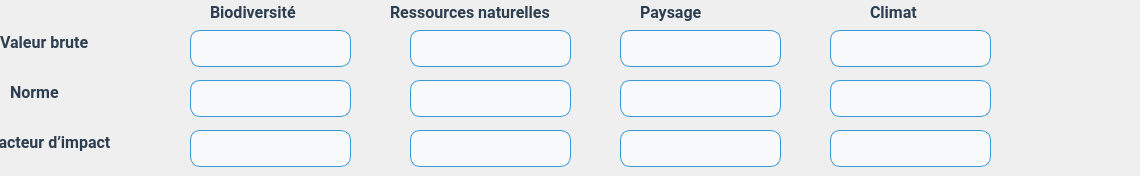
     <widget class="QWidget" name="tab_enviro2">
      <attribute name="title">
       <string>Période 2</string>
      </attribute>
      <widget class="QLineEdit" name="valeur_b_Inf_T3_49">
       <property name="geometry">
        <rect>
         <x>410</x>
         <y>80</y>
         <width>161</width>
         <height>37</height>
        </rect>
       </property>
       <property name="styleSheet">
        <string notr="true">QLineEdit {
    background-color: #f8f9fa; /* Fond gris très clair */
    border: 1px solid #3498db; /* Bordure bleue légère */
    border-radius: 10px;       /* Coins arrondis */
    padding: 5px 10px;         /* Espacement interne */
    font-family: 'Roboto', 'Open Sans', Arial, sans-serif; /* Police moderne */
    font-size: 14px;           /* Taille du texte */
    color: #2c3e50;            /* Texte bleu foncé */
}

QLineEdit:hover {
    border: 1px solid #1abc9c; /* Bordure verte au survol */
    background-color: #ffffff; /* Fond blanc au survol */
    transition: 0.3s ease;     /* Animation fluide */
}

QLineEdit:focus {
    border: 2px solid #1abc9c; /* Bordure verte épaisse quand sélectionné */
    background-color: #ffffff; /* Fond blanc */
    color: #2c3e50;            /* Couleur du texte */
}
</string>
       </property>
      </widget>
      <widget class="QLineEdit" name="valeur_b_Inf_T3_50">
       <property name="geometry">
        <rect>
         <x>620</x>
         <y>130</y>
         <width>161</width>
         <height>37</height>
        </rect>
       </property>
       <property name="styleSheet">
        <string notr="true">QLineEdit {
    background-color: #f8f9fa; /* Fond gris très clair */
    border: 1px solid #3498db; /* Bordure bleue légère */
    border-radius: 10px;       /* Coins arrondis */
    padding: 5px 10px;         /* Espacement interne */
    font-family: 'Roboto', 'Open Sans', Arial, sans-serif; /* Police moderne */
    font-size: 14px;           /* Taille du texte */
    color: #2c3e50;            /* Texte bleu foncé */
}

QLineEdit:hover {
    border: 1px solid #1abc9c; /* Bordure verte au survol */
    background-color: #ffffff; /* Fond blanc au survol */
    transition: 0.3s ease;     /* Animation fluide */
}

QLineEdit:focus {
    border: 2px solid #1abc9c; /* Bordure verte épaisse quand sélectionné */
    background-color: #ffffff; /* Fond blanc */
    color: #2c3e50;            /* Couleur du texte */
}
</string>
       </property>
      </widget>
      <widget class="QLineEdit" name="valeur_b_Inf_T3_51">
       <property name="geometry">
        <rect>
         <x>620</x>
         <y>30</y>
         <width>161</width>
         <height>37</height>
        </rect>
       </property>
       <property name="styleSheet">
        <string notr="true">QLineEdit {
    background-color: #f8f9fa; /* Fond gris très clair */
    border: 1px solid #3498db; /* Bordure bleue légère */
    border-radius: 10px;       /* Coins arrondis */
    padding: 5px 10px;         /* Espacement interne */
    font-family: 'Roboto', 'Open Sans', Arial, sans-serif; /* Police moderne */
    font-size: 14px;           /* Taille du texte */
    color: #2c3e50;            /* Texte bleu foncé */
}

QLineEdit:hover {
    border: 1px solid #1abc9c; /* Bordure verte au survol */
    background-color: #ffffff; /* Fond blanc au survol */
    transition: 0.3s ease;     /* Animation fluide */
}

QLineEdit:focus {
    border: 2px solid #1abc9c; /* Bordure verte épaisse quand sélectionné */
    background-color: #ffffff; /* Fond blanc */
    color: #2c3e50;            /* Couleur du texte */
}
</string>
       </property>
      </widget>
      <widget class="QLineEdit" name="valeur_b_Inf_T3_52">
       <property name="geometry">
        <rect>
         <x>410</x>
         <y>130</y>
         <width>161</width>
         <height>37</height>
        </rect>
       </property>
       <property name="styleSheet">
        <string notr="true">QLineEdit {
    background-color: #f8f9fa; /* Fond gris très clair */
    border: 1px solid #3498db; /* Bordure bleue légère */
    border-radius: 10px;       /* Coins arrondis */
    padding: 5px 10px;         /* Espacement interne */
    font-family: 'Roboto', 'Open Sans', Arial, sans-serif; /* Police moderne */
    font-size: 14px;           /* Taille du texte */
    color: #2c3e50;            /* Texte bleu foncé */
}

QLineEdit:hover {
    border: 1px solid #1abc9c; /* Bordure verte au survol */
    background-color: #ffffff; /* Fond blanc au survol */
    transition: 0.3s ease;     /* Animation fluide */
}

QLineEdit:focus {
    border: 2px solid #1abc9c; /* Bordure verte épaisse quand sélectionné */
    background-color: #ffffff; /* Fond blanc */
    color: #2c3e50;            /* Couleur du texte */
}
</string>
       </property>
      </widget>
      <widget class="QLineEdit" name="valeur_b_Inf_T3_53">
       <property name="geometry">
        <rect>
         <x>190</x>
         <y>130</y>
         <width>161</width>
         <height>37</height>
        </rect>
       </property>
       <property name="styleSheet">
        <string notr="true">QLineEdit {
    background-color: #f8f9fa; /* Fond gris très clair */
    border: 1px solid #3498db; /* Bordure bleue légère */
    border-radius: 10px;       /* Coins arrondis */
    padding: 5px 10px;         /* Espacement interne */
    font-family: 'Roboto', 'Open Sans', Arial, sans-serif; /* Police moderne */
    font-size: 14px;           /* Taille du texte */
    color: #2c3e50;            /* Texte bleu foncé */
}

QLineEdit:hover {
    border: 1px solid #1abc9c; /* Bordure verte au survol */
    background-color: #ffffff; /* Fond blanc au survol */
    transition: 0.3s ease;     /* Animation fluide */
}

QLineEdit:focus {
    border: 2px solid #1abc9c; /* Bordure verte épaisse quand sélectionné */
    background-color: #ffffff; /* Fond blanc */
    color: #2c3e50;            /* Couleur du texte */
}
</string>
       </property>
      </widget>
      <widget class="QLineEdit" name="valeur_b_Inf_T3_54">
       <property name="geometry">
        <rect>
         <x>190</x>
         <y>80</y>
         <width>161</width>
         <height>37</height>
        </rect>
       </property>
       <property name="styleSheet">
        <string notr="true">QLineEdit {
    background-color: #f8f9fa; /* Fond gris très clair */
    border: 1px solid #3498db; /* Bordure bleue légère */
    border-radius: 10px;       /* Coins arrondis */
    padding: 5px 10px;         /* Espacement interne */
    font-family: 'Roboto', 'Open Sans', Arial, sans-serif; /* Police moderne */
    font-size: 14px;           /* Taille du texte */
    color: #2c3e50;            /* Texte bleu foncé */
}

QLineEdit:hover {
    border: 1px solid #1abc9c; /* Bordure verte au survol */
    background-color: #ffffff; /* Fond blanc au survol */
    transition: 0.3s ease;     /* Animation fluide */
}

QLineEdit:focus {
    border: 2px solid #1abc9c; /* Bordure verte épaisse quand sélectionné */
    background-color: #ffffff; /* Fond blanc */
    color: #2c3e50;            /* Couleur du texte */
}
</string>
       </property>
      </widget>
      <widget class="QLineEdit" name="valeur_b_Inf_T3_55">
       <property name="geometry">
        <rect>
         <x>620</x>
         <y>80</y>
         <width>161</width>
         <height>37</height>
        </rect>
       </property>
       <property name="styleSheet">
        <string notr="true">QLineEdit {
    background-color: #f8f9fa; /* Fond gris très clair */
    border: 1px solid #3498db; /* Bordure bleue légère */
    border-radius: 10px;       /* Coins arrondis */
    padding: 5px 10px;         /* Espacement interne */
    font-family: 'Roboto', 'Open Sans', Arial, sans-serif; /* Police moderne */
    font-size: 14px;           /* Taille du texte */
    color: #2c3e50;            /* Texte bleu foncé */
}

QLineEdit:hover {
    border: 1px solid #1abc9c; /* Bordure verte au survol */
    background-color: #ffffff; /* Fond blanc au survol */
    transition: 0.3s ease;     /* Animation fluide */
}

QLineEdit:focus {
    border: 2px solid #1abc9c; /* Bordure verte épaisse quand sélectionné */
    background-color: #ffffff; /* Fond blanc */
    color: #2c3e50;            /* Couleur du texte */
}
</string>
       </property>
      </widget>
      <widget class="QLineEdit" name="valeur_b_Inf_T3_56">
       <property name="geometry">
        <rect>
         <x>830</x>
         <y>80</y>
         <width>161</width>
         <height>37</height>
        </rect>
       </property>
       <property name="styleSheet">
        <string notr="true">QLineEdit {
    background-color: #f8f9fa; /* Fond gris très clair */
    border: 1px solid #3498db; /* Bordure bleue légère */
    border-radius: 10px;       /* Coins arrondis */
    padding: 5px 10px;         /* Espacement interne */
    font-family: 'Roboto', 'Open Sans', Arial, sans-serif; /* Police moderne */
    font-size: 14px;           /* Taille du texte */
    color: #2c3e50;            /* Texte bleu foncé */
}

QLineEdit:hover {
    border: 1px solid #1abc9c; /* Bordure verte au survol */
    background-color: #ffffff; /* Fond blanc au survol */
    transition: 0.3s ease;     /* Animation fluide */
}

QLineEdit:focus {
    border: 2px solid #1abc9c; /* Bordure verte épaisse quand sélectionné */
    background-color: #ffffff; /* Fond blanc */
    color: #2c3e50;            /* Couleur du texte */
}
</string>
       </property>
      </widget>
      <widget class="QLineEdit" name="valeur_b_Inf_T3_57">
       <property name="geometry">
        <rect>
         <x>410</x>
         <y>30</y>
         <width>161</width>
         <height>37</height>
        </rect>
       </property>
       <property name="styleSheet">
        <string notr="true">QLineEdit {
    background-color: #f8f9fa; /* Fond gris très clair */
    border: 1px solid #3498db; /* Bordure bleue légère */
    border-radius: 10px;       /* Coins arrondis */
    padding: 5px 10px;         /* Espacement interne */
    font-family: 'Roboto', 'Open Sans', Arial, sans-serif; /* Police moderne */
    font-size: 14px;           /* Taille du texte */
    color: #2c3e50;            /* Texte bleu foncé */
}

QLineEdit:hover {
    border: 1px solid #1abc9c; /* Bordure verte au survol */
    background-color: #ffffff; /* Fond blanc au survol */
    transition: 0.3s ease;     /* Animation fluide */
}

QLineEdit:focus {
    border: 2px solid #1abc9c; /* Bordure verte épaisse quand sélectionné */
    background-color: #ffffff; /* Fond blanc */
    color: #2c3e50;            /* Couleur du texte */
}
</string>
       </property>
      </widget>
      <widget class="QLabel" name="label_87">
       <property name="geometry">
        <rect>
         <x>10</x>
         <y>70</y>
         <width>161</width>
         <height>45</height>
        </rect>
       </property>
       <property name="font">
        <font>
         <family>Roboto,Open Sans,Arial,sans-serif</family>
         <pointsize>-1</pointsize>
         <weight>75</weight>
         <bold>true</bold>
        </font>
       </property>
       <property name="styleSheet">
        <string notr="true">QLabel {
    font-family: 'Roboto', 'Open Sans', Arial, sans-serif; /* Police élégante */
    font-size: 16px;          /* Taille du texte pour lisibilité */
    font-weight: bold;      /* Pas de gras */
    color: #2c3e50;           /* Bleu foncé professionnel */
    text-align: center;       /* Centre le texte */
    background-color: transparent; /* Fond gris très clair */
}
</string>
       </property>
       <property name="text">
        <string>Norme</string>
       </property>
      </widget>
      <widget class="QLineEdit" name="valeur_b_Inf_T3_58">
       <property name="geometry">
        <rect>
         <x>830</x>
         <y>130</y>
         <width>161</width>
         <height>37</height>
        </rect>
       </property>
       <property name="styleSheet">
        <string notr="true">QLineEdit {
    background-color: #f8f9fa; /* Fond gris très clair */
    border: 1px solid #3498db; /* Bordure bleue légère */
    border-radius: 10px;       /* Coins arrondis */
    padding: 5px 10px;         /* Espacement interne */
    font-family: 'Roboto', 'Open Sans', Arial, sans-serif; /* Police moderne */
    font-size: 14px;           /* Taille du texte */
    color: #2c3e50;            /* Texte bleu foncé */
}

QLineEdit:hover {
    border: 1px solid #1abc9c; /* Bordure verte au survol */
    background-color: #ffffff; /* Fond blanc au survol */
    transition: 0.3s ease;     /* Animation fluide */
}

QLineEdit:focus {
    border: 2px solid #1abc9c; /* Bordure verte épaisse quand sélectionné */
    background-color: #ffffff; /* Fond blanc */
    color: #2c3e50;            /* Couleur du texte */
}
</string>
       </property>
      </widget>
      <widget class="QLabel" name="label_88">
       <property name="geometry">
        <rect>
         <x>0</x>
         <y>20</y>
         <width>171</width>
         <height>45</height>
        </rect>
       </property>
       <property name="font">
        <font>
         <family>Roboto,Open Sans,Arial,sans-serif</family>
         <pointsize>-1</pointsize>
         <weight>75</weight>
         <bold>true</bold>
        </font>
       </property>
       <property name="styleSheet">
        <string notr="true">QLabel {
    font-family: 'Roboto', 'Open Sans', Arial, sans-serif; /* Police élégante */
    font-size: 16px;          /* Taille du texte pour lisibilité */
    font-weight: bold;      /* Pas de gras */
    color: #2c3e50;           /* Bleu foncé professionnel */
    text-align: center;       /* Centre le texte */
    background-color: transparent; /* Fond gris très clair */
}
</string>
       </property>
       <property name="text">
        <string>Valeur brute</string>
       </property>
      </widget>
      <widget class="QLabel" name="label_89">
       <property name="geometry">
        <rect>
         <x>-10</x>
         <y>120</y>
         <width>181</width>
         <height>45</height>
        </rect>
       </property>
       <property name="font">
        <font>
         <family>Roboto,Open Sans,Arial,sans-serif</family>
         <pointsize>-1</pointsize>
         <weight>75</weight>
         <bold>true</bold>
        </font>
       </property>
       <property name="styleSheet">
        <string notr="true">QLabel {
    font-family: 'Roboto', 'Open Sans', Arial, sans-serif; /* Police élégante */
    font-size: 16px;          /* Taille du texte pour lisibilité */
    font-weight: bold;      /* Pas de gras */
    color: #2c3e50;           /* Bleu foncé professionnel */
    text-align: center;       /* Centre le texte */
    background-color: transparent; /* Fond gris très clair */
}
</string>
       </property>
       <property name="text">
        <string>Facteur d’impact</string>
       </property>
      </widget>
      <widget class="QLineEdit" name="valeur_b_Inf_T3_59">
       <property name="geometry">
        <rect>
         <x>830</x>
         <y>30</y>
         <width>161</width>
         <height>37</height>
        </rect>
       </property>
       <property name="styleSheet">
        <string notr="true">QLineEdit {
    background-color: #f8f9fa; /* Fond gris très clair */
    border: 1px solid #3498db; /* Bordure bleue légère */
    border-radius: 10px;       /* Coins arrondis */
    padding: 5px 10px;         /* Espacement interne */
    font-family: 'Roboto', 'Open Sans', Arial, sans-serif; /* Police moderne */
    font-size: 14px;           /* Taille du texte */
    color: #2c3e50;            /* Texte bleu foncé */
}

QLineEdit:hover {
    border: 1px solid #1abc9c; /* Bordure verte au survol */
    background-color: #ffffff; /* Fond blanc au survol */
    transition: 0.3s ease;     /* Animation fluide */
}

QLineEdit:focus {
    border: 2px solid #1abc9c; /* Bordure verte épaisse quand sélectionné */
    background-color: #ffffff; /* Fond blanc */
    color: #2c3e50;            /* Couleur du texte */
}
</string>
       </property>
      </widget>
      <widget class="QLineEdit" name="valeur_b_Inf_T3_60">
       <property name="geometry">
        <rect>
         <x>190</x>
         <y>30</y>
         <width>161</width>
         <height>37</height>
        </rect>
       </property>
       <property name="styleSheet">
        <string notr="true">QLineEdit {
    background-color: #f8f9fa; /* Fond gris très clair */
    border: 1px solid #3498db; /* Bordure bleue légère */
    border-radius: 10px;       /* Coins arrondis */
    padding: 5px 10px;         /* Espacement interne */
    font-family: 'Roboto', 'Open Sans', Arial, sans-serif; /* Police moderne */
    font-size: 14px;           /* Taille du texte */
    color: #2c3e50;            /* Texte bleu foncé */
}

QLineEdit:hover {
    border: 1px solid #1abc9c; /* Bordure verte au survol */
    background-color: #ffffff; /* Fond blanc au survol */
    transition: 0.3s ease;     /* Animation fluide */
}

QLineEdit:focus {
    border: 2px solid #1abc9c; /* Bordure verte épaisse quand sélectionné */
    background-color: #ffffff; /* Fond blanc */
    color: #2c3e50;            /* Couleur du texte */
}
</string>
       </property>
      </widget>
      <widget class="QLabel" name="label_121">
       <property name="geometry">
        <rect>
         <x>390</x>
         <y>-10</y>
         <width>201</width>
         <height>45</height>
        </rect>
       </property>
       <property name="font">
        <font>
         <family>Roboto,Open Sans,Arial,sans-serif</family>
         <pointsize>-1</pointsize>
         <weight>75</weight>
         <bold>true</bold>
        </font>
       </property>
       <property name="styleSheet">
        <string notr="true">QLabel {
    font-family: 'Roboto', 'Open Sans', Arial, sans-serif; /* Police élégante */
    font-size: 16px;          /* Taille du texte pour lisibilité */
    font-weight: bold;      /* Pas de gras */
    color: #2c3e50;           /* Bleu foncé professionnel */
    text-align: center;       /* Centre le texte */
    background-color: transparent; /* Fond gris très clair */
}

</string>
       </property>
       <property name="text">
        <string>Ressources naturelles</string>
       </property>
      </widget>
      <widget class="QLabel" name="label_120">
       <property name="geometry">
        <rect>
         <x>870</x>
         <y>-10</y>
         <width>261</width>
         <height>45</height>
        </rect>
       </property>
       <property name="font">
        <font>
         <family>Roboto,Open Sans,Arial,sans-serif</family>
         <pointsize>-1</pointsize>
         <weight>75</weight>
         <bold>true</bold>
        </font>
       </property>
       <property name="styleSheet">
        <string notr="true">QLabel {
    font-family: 'Roboto', 'Open Sans', Arial, sans-serif; /* Police élégante */
    font-size: 16px;          /* Taille du texte pour lisibilité */
    font-weight: bold;      /* Pas de gras */
    color: #2c3e50;           /* Bleu foncé professionnel */
    text-align: center;       /* Centre le texte */
    background-color: transparent; /* Fond gris très clair */
}
</string>
       </property>
       <property name="text">
        <string>Climat</string>
       </property>
      </widget>
      <widget class="QLabel" name="label_118">
       <property name="geometry">
        <rect>
         <x>640</x>
         <y>-10</y>
         <width>181</width>
         <height>45</height>
        </rect>
       </property>
       <property name="font">
        <font>
         <family>Roboto,Open Sans,Arial,sans-serif</family>
         <pointsize>-1</pointsize>
         <weight>75</weight>
         <bold>true</bold>
        </font>
       </property>
       <property name="styleSheet">
        <string notr="true">QLabel {
    font-family: 'Roboto', 'Open Sans', Arial, sans-serif; /* Police élégante */
    font-size: 16px;          /* Taille du texte pour lisibilité */
    font-weight: bold;      /* Pas de gras */
    color: #2c3e50;           /* Bleu foncé professionnel */
    text-align: center;       /* Centre le texte */
    background-color: transparent; /* Fond gris très clair */
}
</string>
       </property>
       <property name="text">
        <string>Paysage</string>
       </property>
      </widget>
      <widget class="QLabel" name="label_119">
       <property name="geometry">
        <rect>
         <x>210</x>
         <y>-10</y>
         <width>141</width>
         <height>45</height>
        </rect>
       </property>
       <property name="font">
        <font>
         <family>Roboto,Open Sans,Arial,sans-serif</family>
         <pointsize>-1</pointsize>
         <weight>75</weight>
         <bold>true</bold>
        </font>
       </property>
       <property name="styleSheet">
        <string notr="true">QLabel {
    font-family: 'Roboto', 'Open Sans', Arial, sans-serif; /* Police élégante */
    font-size: 16px;          /* Taille du texte pour lisibilité */
    font-weight: bold;      /* Pas de gras */
    color: #2c3e50;           /* Bleu foncé professionnel */
    text-align: center;       /* Centre le texte */
    background-color: transparent; /* Fond gris très clair */
}
</string>
       </property>
       <property name="text">
        <string>Biodiversité</string>
       </property>
      </widget>
     </widget>
